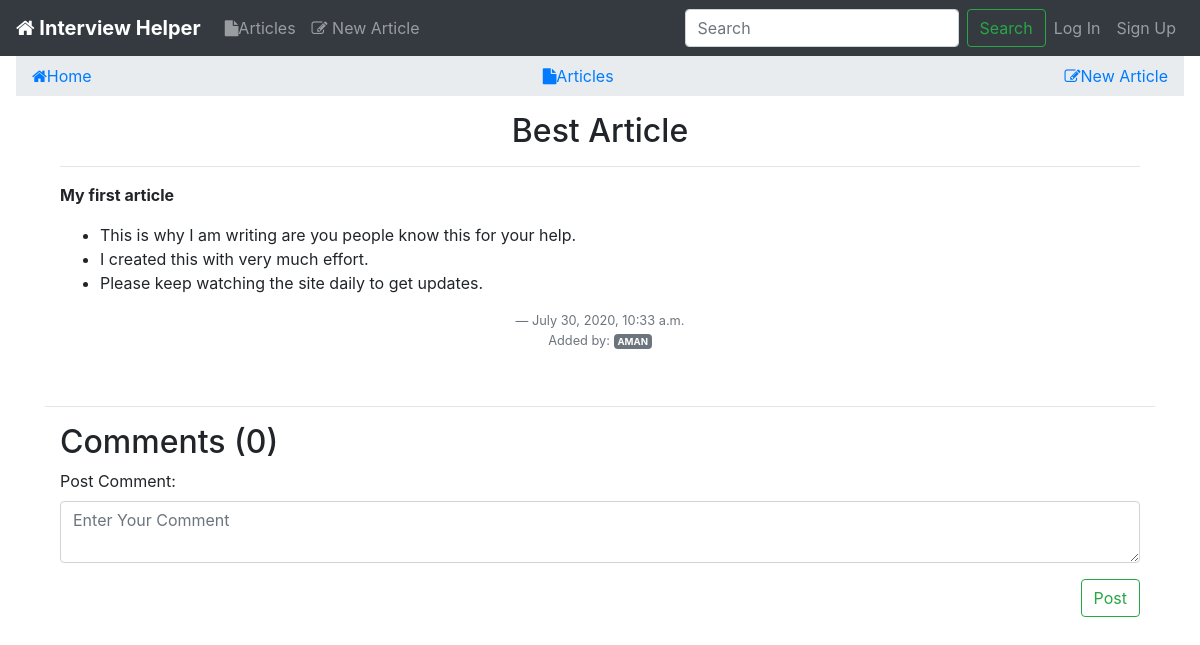
Before: /articles/P1311KXFYK/ with the older database file.
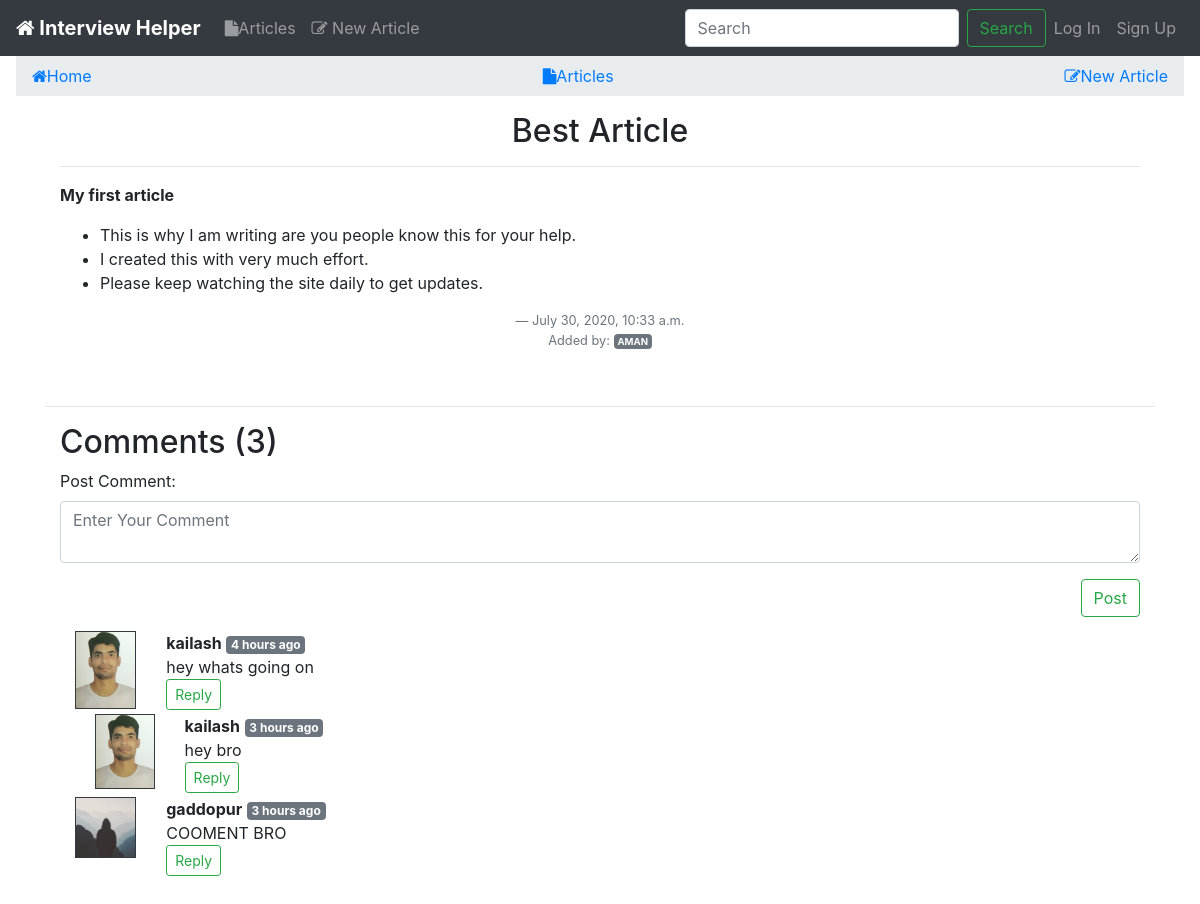
After: the same page with the newer database file.
### articles/models.py (models this page shows, shortened)
class Article(models.Model):
    title = models.CharField(max_length=100)
    slug = models.SlugField()
    text = models.TextField()
    date = models.DateTimeField(auto_now_add=True)
    thumb = models.ImageField(upload_to='articles/images', default='articles/images/default.jfif', blank=True)
    author = models.ForeignKey(User,on_delete=models.CASCADE,default=None)

class ArticleComment(models.Model):
    comment = models.TextField()
    post = models.ForeignKey(Article, on_delete=models.CASCADE)
    user = models.ForeignKey(User, on_delete=models.CASCADE)
    parent = models.ForeignKey('self', on_delete=models.CASCADE, null=True, blank=True)
    child = models.ManyToManyField('self', blank=True)
    height = models.IntegerField(default=0)
    date = models.DateTimeField(auto_now_add=True)

### accounts/models.py (models this page shows, shortened)
class Profile(models.Model):
    user = models.OneToOneField(User, on_delete=models.CASCADE)
    country = models.CharField(max_length=50, blank=True)
    date = models.DateTimeField(auto_now_add=True)
    first_name = models.CharField(max_length=50,  blank=True)
    last_name = models.CharField(max_length=50,  blank=True)
    profile_pic = models.ImageField(upload_to='accounts/images', default="accounts/images/default_profile.jpg", blank=True)

### articles/views.py (the view)
# urls.py: url(r'^(?P<slug>[\w-]+)/$', views.article_details, name = "details"),
def article_details(request, slug):
    article = Article.objects.get(slug=slug)
    comments = utils.get_commnets(post=article)
    comment = forms.CommentForm()
    context = {
        'article':article,
        'comment':comment,
        'comments':comments
    }
    template = 'articles/article_details.html'
    return render(request, template, context)

### articles/forms.py
class CommentForm(forms.ModelForm):
    class Meta:
        model = models.ArticleComment
        fields = ['comment',]

### articles/utils.py (called while the page is built)
def dfs(root, comments):
    comments.append(root)
    for child in root.child.all():
        if child != root.parent:
            dfs(child, comments)

def get_commnets(post):
    comments = []
    roots = ArticleComment.objects.filter(post=post, parent=None)
    for root in roots:
        dfs(root, comments)
    return comments

### articles/templates/articles/article_details.html (shortened to what this page needs)
{% extends 'base_layout.html' %}
{% load staticfiles %}
{% load humanize %}
{% load mptt_tags %}
{% load extrafilter %}
{% load crispy_forms_tags %}
{% block content %}
<div class="container my-3 ">
  <h2 class="blog-post-title text-center">{{article.title}}</h2>
  <hr>
  <div>{{article.text|safe}}</div>
  <p class="blockquote-footer text-center muted">{{article.date}} <br>Added by:
    <a href="{% url 'accounts:profile' username=article.author.username %}" class="badge badge-secondary">
      {{article.author.username}}
    </a>
  </p>
</div>
<br><hr>
<div class="container">
  <h2>Comments ({{comments|length}})</h2>
  <div class="content-section">
    <form action="{% url 'articles:comment'%}" method="post">
        <div class="form-group">
          <label for="comment">Post Comment:</label>
          <textarea class="form-control" placeholder="Enter Your Comment" name="comment" cols="80" id="id_comment" required="" rows="2" spellcheck="false"></textarea>
        </div>
        <div class="form-group">
            <button class="btn btn-outline-success float-right" type="submit" value="Post">Post</button>
        </div>
    </form>
  </div>
 <br><br>
{% for comment in comments %}
  <div class="row my-1" style="margin-left:{{comment.height}}px;">
      <div class="col-2 col-md-1">
       <img class="border border-dark w-100" src="{{comment.user.profile.profile_pic.url}}" alt="user">
      </div>
      <div class="col-10 col-md-11">
        <b>{{comment.user}}</b> <span class="badge badge-secondary">{{comment.date|naturaltime}}</span>
        <div>
           {{comment.comment}}
           <div class="reply mx-0">
              <button class="btn btn-sm btn-outline-success" type="button" data-toggle="collapse" data-target="#comment{{comment.id}}" aria-expanded="false" aria-controls="comment{{comment.id}}">
                Reply
              </button>
           </div>
        </div>
      </div>
  </div>
  {% endfor %}
</div>
{% endblock %}

### templates/base_layout.html (shortened to what this page needs)
{% load staticfiles %}
<!doctype html>
<html lang="en">
  <head>
    <link rel="stylesheet" href="{% static 'css/custom.css' %}">
  <link rel="stylesheet" href="{% static 'css/bootstrap.min.css' %}">
  <link href="//maxcdn.bootstrapcdn.com/font-awesome/4.2.0/css/font-awesome.min.css" type="text/css" rel="stylesheet">
</head>
<body>
  <nav class="navbar navbar-expand-md navbar-dark bg-dark mb-0">
    <a class="navbar-brand font-weight-bold" href="{% url 'home' %}"><i class="fa fa-home" aria-hidden="true"></i> Interview Helper</a>
    <div class="collapse navbar-collapse" id="navbarCollapse">
      <ul class="navbar-nav mr-auto">
        <li class="nav-item {% block activelis %}{% endblock%}">
          <a href="{% url 'articles:articles_list' %}" class="nav-link"><i class="fa fa-file"></i>Articles</a>
        </li>
        <li class="nav-item {% block activenew %}{% endblock%}">
          <a href="{% url 'articles:create' %}" class="nav-link"><i class="fa fa-pencil-square-o" aria-hidden="true"></i>
            New Article</a>
        </li>
      </ul>
      <form class="form-inline mt-2 mt-md-0" method="get" action="/search/">
        <input class="form-control mr-sm-2" type="text" placeholder="Search" name="query" aria-label="Search" id="query">
        <button class="btn  btn-outline-success my-2 my-sm-0" type="submit">Search</button>
      </form>
      <ul class="navbar-nav mt-2 mt-md-0">
        {% if user.is_authenticated %}
        <div class="nav-item dropdown">
          <a class="nav-link dropdown-toggle" data-toggle="dropdown" role="button" aria-haspopup="true" aria-expanded="false">
            <img style="hegiht:30px; width:30px;"
             src="{{user.profile.profile_pic.url}}" alt="{{user.username}}">
          </a>
          <div class="dropdown-menu dropdown-menu-right ">
            <a href="{% url 'accounts:profile' username=user.username%}" class="dropdown-item">
              {{user.username}}
            </a>
            <div class="dropdown-divider"></div>
            <a href="{% url 'accounts:logout' %}" class="dropdown-item">Log Out</a>
          </div>
        </div>
        {% else %}
        <li class="nav-item {% block activelog %}{% endblock%}">
          <a href="{% url 'accounts:login'%}" class="nav-link" >Log In</a>
        </li>
        <li class="nav-item {% block activesig %}{% endblock%}"><a href="{% url 'accounts:signup'%}" class="nav-link">Sign Up</a></li>
        {% endif %}
      </ul>
    </div>
  </nav>
  <nav style="background-color:#e9ecef;" class="mx-3" >
    <ul class=" navbar mx-auto list-unstyled" >
      <li class="nav-item"><a class="custom-link" href="{% url 'home'%}">
        <i class="fa fa-home" aria-hidden="true"></i>Home</a>
      </li>
      <li class="nav-item"><a class="custom-link" href="{% url 'articles:articles_list'%}">
        <i class="fa fa-file" aria-hidden="true"></i>Articles</a>
      </li>
      <li class="nav-item"><a class="custom-link" href="{% url 'articles:create'%}">
        <i class="fa fa-pencil-square-o" aria-hidden="true"></i>New Article</a>
      </li>
    </ul>
  </nav>
  <div class="container my-3">
    {% block content %}
    {% endblock %}
  </div>
  <br><br><br><br>
</body>
</html>

### static/static_root/css/custom.css (style rules this page uses)
a:link { text-decoration: none; }

Changed rows visible on the page:
added ArticleComment: user.profile.profile_pic (picture), user "kailash", date "4 hours ago", comment "hey whats going on"
added ArticleComment: user.profile.profile_pic (picture), user "kailash", date "3 hours ago", comment "hey bro"
added ArticleComment: user.profile.profile_pic (placeholder picture), user "gaddopur", date "3 hours ago", comment "COOMENT BRO"
Other visible differences:
{{ comments|length }}: "0" → "3"
